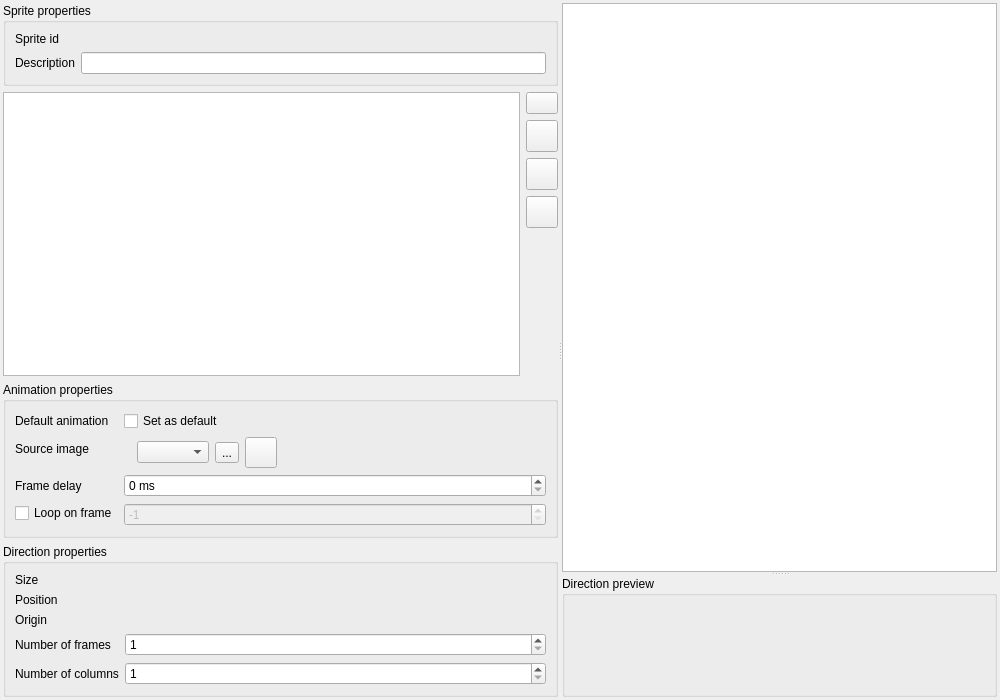
<?xml version="1.0" encoding="UTF-8"?>
<ui version="4.0">
 <class>SolarusEditor::SpriteEditor</class>
 <widget class="QWidget" name="SolarusEditor::SpriteEditor">
  <property name="geometry">
   <rect>
    <x>0</x>
    <y>0</y>
    <width>1000</width>
    <height>700</height>
   </rect>
  </property>
  <property name="windowTitle">
   <string>Sprite editor</string>
  </property>
  <layout class="QHBoxLayout" name="horizontalLayout">
   <property name="leftMargin">
    <number>3</number>
   </property>
   <property name="topMargin">
    <number>3</number>
   </property>
   <property name="rightMargin">
    <number>3</number>
   </property>
   <property name="bottomMargin">
    <number>3</number>
   </property>
   <item>
    <widget class="QSplitter" name="horizontal_splitter">
     <property name="orientation">
      <enum>Qt::Horizontal</enum>
     </property>
     <widget class="QWidget" name="sprite_side_view" native="true">
      <property name="sizePolicy">
       <sizepolicy hsizetype="Ignored" vsizetype="Expanding">
        <horstretch>0</horstretch>
        <verstretch>0</verstretch>
       </sizepolicy>
      </property>
      <layout class="QVBoxLayout" name="verticalLayout_2">
       <property name="leftMargin">
        <number>0</number>
       </property>
       <property name="topMargin">
        <number>0</number>
       </property>
       <property name="rightMargin">
        <number>0</number>
       </property>
       <property name="bottomMargin">
        <number>0</number>
       </property>
       <item>
        <widget class="QGroupBox" name="sprite_properties_group_box">
         <property name="title">
          <string>Sprite properties</string>
         </property>
         <layout class="QFormLayout" name="formLayout">
          <item row="0" column="0">
           <widget class="QLabel" name="sprite_id_label">
            <property name="toolTip">
             <string/>
            </property>
            <property name="text">
             <string>Sprite id</string>
            </property>
           </widget>
          </item>
          <item row="0" column="1">
           <widget class="QLabel" name="sprite_id_field">
            <property name="toolTip">
             <string>Filename of the sprite (without extension)</string>
            </property>
            <property name="text">
             <string/>
            </property>
           </widget>
          </item>
          <item row="1" column="0">
           <widget class="QLabel" name="description_label">
            <property name="text">
             <string>Description</string>
            </property>
           </widget>
          </item>
          <item row="1" column="1">
           <widget class="QLineEdit" name="description_field">
            <property name="toolTip">
             <string>User-friendly description to show in the editor</string>
            </property>
           </widget>
          </item>
         </layout>
        </widget>
       </item>
       <item>
        <layout class="QHBoxLayout" name="horizontalLayout_4">
         <item>
          <widget class="SolarusEditor::SpriteTreeView" name="sprite_tree_view"/>
         </item>
         <item>
          <layout class="QVBoxLayout" name="verticalLayout">
           <item>
            <widget class="QPushButton" name="create_button">
             <property name="maximumSize">
              <size>
               <width>32</width>
               <height>32</height>
              </size>
             </property>
             <property name="toolTip">
              <string>Add</string>
             </property>
             <property name="text">
              <string/>
             </property>
             <property name="icon">
              <iconset resource="../../resources/images.qrc">
               <normaloff>:/images/icon_add.png</normaloff>:/images/icon_add.png</iconset>
             </property>
             <property name="iconSize">
              <size>
               <width>24</width>
               <height>24</height>
              </size>
             </property>
            </widget>
           </item>
           <item>
            <widget class="QPushButton" name="rename_button">
             <property name="sizePolicy">
              <sizepolicy hsizetype="Fixed" vsizetype="Fixed">
               <horstretch>0</horstretch>
               <verstretch>0</verstretch>
              </sizepolicy>
             </property>
             <property name="minimumSize">
              <size>
               <width>32</width>
               <height>32</height>
              </size>
             </property>
             <property name="maximumSize">
              <size>
               <width>32</width>
               <height>32</height>
              </size>
             </property>
             <property name="toolTip">
              <string>Rename</string>
             </property>
             <property name="text">
              <string/>
             </property>
             <property name="icon">
              <iconset resource="../../resources/images.qrc">
               <normaloff>:/images/icon_rename.png</normaloff>:/images/icon_rename.png</iconset>
             </property>
             <property name="iconSize">
              <size>
               <width>24</width>
               <height>24</height>
              </size>
             </property>
            </widget>
           </item>
           <item>
            <widget class="QPushButton" name="duplicate_button">
             <property name="sizePolicy">
              <sizepolicy hsizetype="Fixed" vsizetype="Fixed">
               <horstretch>0</horstretch>
               <verstretch>0</verstretch>
              </sizepolicy>
             </property>
             <property name="minimumSize">
              <size>
               <width>32</width>
               <height>32</height>
              </size>
             </property>
             <property name="maximumSize">
              <size>
               <width>32</width>
               <height>32</height>
              </size>
             </property>
             <property name="toolTip">
              <string>Duplicate</string>
             </property>
             <property name="text">
              <string/>
             </property>
             <property name="icon">
              <iconset resource="../../resources/images.qrc">
               <normaloff>:/images/icon_copy.png</normaloff>:/images/icon_copy.png</iconset>
             </property>
             <property name="iconSize">
              <size>
               <width>24</width>
               <height>24</height>
              </size>
             </property>
            </widget>
           </item>
           <item>
            <widget class="QPushButton" name="delete_button">
             <property name="sizePolicy">
              <sizepolicy hsizetype="Fixed" vsizetype="Fixed">
               <horstretch>0</horstretch>
               <verstretch>0</verstretch>
              </sizepolicy>
             </property>
             <property name="minimumSize">
              <size>
               <width>32</width>
               <height>32</height>
              </size>
             </property>
             <property name="maximumSize">
              <size>
               <width>32</width>
               <height>32</height>
              </size>
             </property>
             <property name="toolTip">
              <string>Delete</string>
             </property>
             <property name="text">
              <string/>
             </property>
             <property name="icon">
              <iconset resource="../../resources/images.qrc">
               <normaloff>:/images/icon_cross.png</normaloff>:/images/icon_cross.png</iconset>
             </property>
             <property name="iconSize">
              <size>
               <width>24</width>
               <height>24</height>
              </size>
             </property>
            </widget>
           </item>
           <item>
            <spacer name="verticalSpacer">
             <property name="orientation">
              <enum>Qt::Vertical</enum>
             </property>
             <property name="sizeHint" stdset="0">
              <size>
               <width>20</width>
               <height>40</height>
              </size>
             </property>
            </spacer>
           </item>
          </layout>
         </item>
        </layout>
       </item>
       <item>
        <widget class="QGroupBox" name="animation_properties_group_box">
         <property name="sizePolicy">
          <sizepolicy hsizetype="Expanding" vsizetype="Preferred">
           <horstretch>0</horstretch>
           <verstretch>0</verstretch>
          </sizepolicy>
         </property>
         <property name="title">
          <string>Animation properties</string>
         </property>
         <layout class="QFormLayout" name="formLayout_2">
          <property name="fieldGrowthPolicy">
           <enum>QFormLayout::AllNonFixedFieldsGrow</enum>
          </property>
          <item row="1" column="0">
           <widget class="QLabel" name="src_image_label">
            <property name="toolTip">
             <string/>
            </property>
            <property name="text">
             <string>Source image</string>
            </property>
           </widget>
          </item>
          <item row="1" column="1">
           <widget class="QWidget" name="animation_name_field" native="true">
            <layout class="QHBoxLayout" name="horizontalLayout_3">
             <property name="leftMargin">
              <number>0</number>
             </property>
             <property name="topMargin">
              <number>0</number>
             </property>
             <property name="rightMargin">
              <number>0</number>
             </property>
             <property name="bottomMargin">
              <number>0</number>
             </property>
             <item>
              <layout class="QHBoxLayout" name="horizontal_layout_2">
               <item>
                <widget class="QLabel" name="src_image_value">
                 <property name="toolTip">
                  <string>Source image of the animation</string>
                 </property>
                 <property name="text">
                  <string/>
                 </property>
                </widget>
               </item>
               <item>
                <widget class="SolarusEditor::ResourceSelector" name="tileset_field">
                 <property name="toolTip">
                  <string>Tileset of the animation</string>
                 </property>
                </widget>
               </item>
               <item>
                <widget class="QToolButton" name="src_image_refresh_button">
                 <property name="toolTip">
                  <string>Refresh image</string>
                 </property>
                 <property name="text">
                  <string>...</string>
                 </property>
                 <property name="icon">
                  <iconset resource="../../resources/images.qrc">
                   <normaloff>:/images/icon_refresh.png</normaloff>:/images/icon_refresh.png</iconset>
                 </property>
                 <property name="iconSize">
                  <size>
                   <width>24</width>
                   <height>24</height>
                  </size>
                 </property>
                </widget>
               </item>
               <item>
                <widget class="QToolButton" name="src_image_button">
                 <property name="toolTip">
                  <string>Change</string>
                 </property>
                 <property name="text">
                  <string/>
                 </property>
                 <property name="icon">
                  <iconset resource="../../resources/images.qrc">
                   <normaloff>:/images/icon_edit.png</normaloff>:/images/icon_edit.png</iconset>
                 </property>
                 <property name="iconSize">
                  <size>
                   <width>24</width>
                   <height>24</height>
                  </size>
                 </property>
                </widget>
               </item>
               <item>
                <spacer name="horizontal_spacer">
                 <property name="orientation">
                  <enum>Qt::Horizontal</enum>
                 </property>
                 <property name="sizeHint" stdset="0">
                  <size>
                   <width>40</width>
                   <height>20</height>
                  </size>
                 </property>
                </spacer>
               </item>
              </layout>
             </item>
            </layout>
           </widget>
          </item>
          <item row="2" column="1">
           <widget class="QSpinBox" name="frame_delay_field">
            <property name="toolTip">
             <string>Delay in milliseconds between two frames of the animation</string>
            </property>
            <property name="suffix">
             <string> ms</string>
            </property>
            <property name="maximum">
             <number>99999</number>
            </property>
            <property name="singleStep">
             <number>10</number>
            </property>
           </widget>
          </item>
          <item row="2" column="0">
           <widget class="QLabel" name="frame_delay_label">
            <property name="toolTip">
             <string/>
            </property>
            <property name="text">
             <string>Frame delay</string>
            </property>
           </widget>
          </item>
          <item row="3" column="0">
           <widget class="QCheckBox" name="loop_on_frame_check_box">
            <property name="text">
             <string>Loop on frame</string>
            </property>
           </widget>
          </item>
          <item row="3" column="1">
           <widget class="QSpinBox" name="loop_on_frame_field">
            <property name="enabled">
             <bool>false</bool>
            </property>
            <property name="toolTip">
             <string>Index of the frame where you want the animation to come back when the last frame finishes</string>
            </property>
            <property name="minimum">
             <number>-1</number>
            </property>
            <property name="maximum">
             <number>99999</number>
            </property>
            <property name="value">
             <number>-1</number>
            </property>
           </widget>
          </item>
          <item row="0" column="0">
           <widget class="QLabel" name="default_animation_label">
            <property name="text">
             <string>Default animation</string>
            </property>
           </widget>
          </item>
          <item row="0" column="1">
           <widget class="QCheckBox" name="default_animation_value">
            <property name="toolTip">
             <string>Default animation of the sprite</string>
            </property>
            <property name="text">
             <string>Set as default</string>
            </property>
           </widget>
          </item>
         </layout>
        </widget>
       </item>
       <item>
        <widget class="QGroupBox" name="direction_properties_group_box">
         <property name="title">
          <string>Direction properties</string>
         </property>
         <layout class="QFormLayout" name="formLayout_3">
          <property name="fieldGrowthPolicy">
           <enum>QFormLayout::AllNonFixedFieldsGrow</enum>
          </property>
          <item row="3" column="0">
           <widget class="QLabel" name="position_label">
            <property name="text">
             <string>Position</string>
            </property>
           </widget>
          </item>
          <item row="5" column="0">
           <widget class="QLabel" name="origin_label">
            <property name="text">
             <string>Origin</string>
            </property>
           </widget>
          </item>
          <item row="6" column="0">
           <widget class="QLabel" name="num_frames_label">
            <property name="text">
             <string>Number of frames</string>
            </property>
           </widget>
          </item>
          <item row="7" column="0">
           <widget class="QLabel" name="num_columns_label">
            <property name="text">
             <string>Number of columns</string>
            </property>
           </widget>
          </item>
          <item row="6" column="1">
           <widget class="QSpinBox" name="num_frames_field">
            <property name="toolTip">
             <string>Number of frames of this direction</string>
            </property>
            <property name="minimum">
             <number>1</number>
            </property>
            <property name="maximum">
             <number>99999</number>
            </property>
           </widget>
          </item>
          <item row="7" column="1">
           <widget class="QSpinBox" name="num_columns_field">
            <property name="toolTip">
             <string>Number of columns of the grid containing the frames of this direction in the image</string>
            </property>
            <property name="minimum">
             <number>1</number>
            </property>
            <property name="maximum">
             <number>99999</number>
            </property>
           </widget>
          </item>
          <item row="1" column="0">
           <widget class="QLabel" name="size_label">
            <property name="text">
             <string>Size</string>
            </property>
           </widget>
          </item>
          <item row="1" column="1">
           <widget class="SolarusEditor::PairSpinBox" name="size_field" native="true"/>
          </item>
          <item row="3" column="1">
           <widget class="SolarusEditor::PairSpinBox" name="position_field" native="true"/>
          </item>
          <item row="5" column="1">
           <widget class="SolarusEditor::PairSpinBox" name="origin_field" native="true"/>
          </item>
         </layout>
        </widget>
       </item>
      </layout>
     </widget>
     <widget class="QSplitter" name="vertical_splitter">
      <property name="orientation">
       <enum>Qt::Vertical</enum>
      </property>
      <widget class="SolarusEditor::SpriteView" name="sprite_view">
       <property name="sizePolicy">
        <sizepolicy hsizetype="Expanding" vsizetype="Expanding">
         <horstretch>0</horstretch>
         <verstretch>0</verstretch>
        </sizepolicy>
       </property>
      </widget>
      <widget class="QGroupBox" name="direction_preview_group_box">
       <property name="title">
        <string>Direction preview</string>
       </property>
       <layout class="QHBoxLayout" name="horizontalLayout_7">
        <item>
         <widget class="SolarusEditor::SpritePreviewer" name="sprite_previewer" native="true"/>
        </item>
       </layout>
      </widget>
     </widget>
    </widget>
   </item>
  </layout>
 </widget>
 <customwidgets>
  <customwidget>
   <class>SolarusEditor::ResourceSelector</class>
   <extends>QComboBox</extends>
   <header>widgets/resource_selector.h</header>
  </customwidget>
  <customwidget>
   <class>SolarusEditor::PairSpinBox</class>
   <extends>QWidget</extends>
   <header>widgets/pair_spin_box.h</header>
   <container>1</container>
  </customwidget>
  <customwidget>
   <class>SolarusEditor::SpriteTreeView</class>
   <extends>QTreeView</extends>
   <header>widgets/sprite_tree_view.h</header>
  </customwidget>
  <customwidget>
   <class>SolarusEditor::SpriteView</class>
   <extends>QGraphicsView</extends>
   <header>widgets/sprite_view.h</header>
  </customwidget>
  <customwidget>
   <class>SolarusEditor::SpritePreviewer</class>
   <extends>QWidget</extends>
   <header>widgets/sprite_previewer.h</header>
   <container>1</container>
  </customwidget>
 </customwidgets>
 <resources>
  <include location="../../resources/images.qrc"/>
 </resources>
 <connections/>
</ui>
